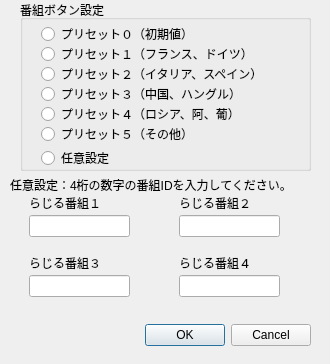
<?xml version="1.0" encoding="UTF-8"?>
<ui version="4.0">
 <class>ScrambleDialog</class>
 <widget class="QDialog" name="ScrambleDialog">
  <property name="geometry">
   <rect>
    <x>0</x>
    <y>0</y>
    <width>330</width>
    <height>364</height>
   </rect>
  </property>
  <property name="windowTitle">
   <string>番組ID設定</string>
  </property>
  <widget class="QDialogButtonBox" name="buttonBox">
   <property name="geometry">
    <rect>
     <x>10</x>
     <y>319</y>
     <width>301</width>
     <height>32</height>
    </rect>
   </property>
   <property name="orientation">
    <enum>Qt::Horizontal</enum>
   </property>
   <property name="standardButtons">
    <set>QDialogButtonBox::Cancel|QDialogButtonBox::Ok</set>
   </property>
  </widget>
  <widget class="QLineEdit" name="optional1">
   <property name="geometry">
    <rect>
     <x>29</x>
     <y>215</y>
     <width>101</width>
     <height>22</height>
    </rect>
   </property>
  </widget>
  <widget class="QLabel" name="label">
   <property name="geometry">
    <rect>
     <x>10</x>
     <y>169</y>
     <width>311</width>
     <height>31</height>
    </rect>
   </property>
   <property name="text">
    <string>任意設定：4桁の数字の番組IDを入力してください。</string>
   </property>
  </widget>
  <widget class="QLineEdit" name="optional2">
   <property name="geometry">
    <rect>
     <x>179</x>
     <y>215</y>
     <width>101</width>
     <height>22</height>
    </rect>
   </property>
  </widget>
  <widget class="QLineEdit" name="optional3">
   <property name="geometry">
    <rect>
     <x>29</x>
     <y>275</y>
     <width>101</width>
     <height>22</height>
    </rect>
   </property>
  </widget>
  <widget class="QLineEdit" name="optional4">
   <property name="geometry">
    <rect>
     <x>179</x>
     <y>275</y>
     <width>101</width>
     <height>22</height>
    </rect>
   </property>
  </widget>
  <widget class="QLabel" name="label_2">
   <property name="geometry">
    <rect>
     <x>29</x>
     <y>195</y>
     <width>91</width>
     <height>16</height>
    </rect>
   </property>
   <property name="text">
    <string>らじる番組１</string>
   </property>
  </widget>
  <widget class="QLabel" name="label_3">
   <property name="geometry">
    <rect>
     <x>179</x>
     <y>195</y>
     <width>91</width>
     <height>16</height>
    </rect>
   </property>
   <property name="text">
    <string>らじる番組２</string>
   </property>
  </widget>
  <widget class="QLabel" name="label_4">
   <property name="geometry">
    <rect>
     <x>29</x>
     <y>255</y>
     <width>91</width>
     <height>16</height>
    </rect>
   </property>
   <property name="text">
    <string>らじる番組３</string>
   </property>
  </widget>
  <widget class="QLabel" name="label_5">
   <property name="geometry">
    <rect>
     <x>179</x>
     <y>255</y>
     <width>91</width>
     <height>16</height>
    </rect>
   </property>
   <property name="text">
    <string>らじる番組４</string>
   </property>
  </widget>
  <widget class="QGroupBox" name="groupBox">
   <property name="geometry">
    <rect>
     <x>20</x>
     <y>0</y>
     <width>291</width>
     <height>171</height>
    </rect>
   </property>
   <property name="title">
    <string>番組ボタン設定</string>
   </property>
   <widget class="QRadioButton" name="radioButton_1">
    <property name="geometry">
     <rect>
      <x>21</x>
      <y>42</y>
      <width>241</width>
      <height>24</height>
     </rect>
    </property>
    <property name="text">
     <string>プリセット１（フランス、ドイツ）</string>
    </property>
   </widget>
   <widget class="QRadioButton" name="radioButton_2">
    <property name="geometry">
     <rect>
      <x>21</x>
      <y>62</y>
      <width>251</width>
      <height>24</height>
     </rect>
    </property>
    <property name="text">
     <string>プリセット２（イタリア、スペイン）</string>
    </property>
   </widget>
   <widget class="QRadioButton" name="radioButton_9">
    <property name="geometry">
     <rect>
      <x>21</x>
      <y>146</y>
      <width>96</width>
      <height>24</height>
     </rect>
    </property>
    <property name="text">
     <string>任意設定</string>
    </property>
   </widget>
   <widget class="QRadioButton" name="radioButton_3">
    <property name="geometry">
     <rect>
      <x>21</x>
      <y>82</y>
      <width>205</width>
      <height>24</height>
     </rect>
    </property>
    <property name="text">
     <string>プリセット３（中国、ハングル）</string>
    </property>
   </widget>
   <widget class="QRadioButton" name="radioButton_4">
    <property name="geometry">
     <rect>
      <x>21</x>
      <y>102</y>
      <width>231</width>
      <height>24</height>
     </rect>
    </property>
    <property name="text">
     <string>プリセット４（ロシア、阿、葡）</string>
    </property>
   </widget>
   <widget class="QRadioButton" name="radioButton_5">
    <property name="geometry">
     <rect>
      <x>21</x>
      <y>122</y>
      <width>221</width>
      <height>24</height>
     </rect>
    </property>
    <property name="text">
     <string>プリセット５（その他）</string>
    </property>
   </widget>
   <widget class="QRadioButton" name="radioButton">
    <property name="geometry">
     <rect>
      <x>21</x>
      <y>22</y>
      <width>231</width>
      <height>24</height>
     </rect>
    </property>
    <property name="text">
     <string>プリセット０（初期値）</string>
    </property>
   </widget>
  </widget>
 </widget>
 <resources/>
 <connections>
  <connection>
   <sender>buttonBox</sender>
   <signal>accepted()</signal>
   <receiver>ScrambleDialog</receiver>
   <slot>accept()</slot>
   <hints>
    <hint type="sourcelabel">
     <x>248</x>
     <y>254</y>
    </hint>
    <hint type="destinationlabel">
     <x>157</x>
     <y>274</y>
    </hint>
   </hints>
  </connection>
  <connection>
   <sender>buttonBox</sender>
   <signal>rejected()</signal>
   <receiver>ScrambleDialog</receiver>
   <slot>reject()</slot>
   <hints>
    <hint type="sourcelabel">
     <x>316</x>
     <y>260</y>
    </hint>
    <hint type="destinationlabel">
     <x>286</x>
     <y>274</y>
    </hint>
   </hints>
  </connection>
 </connections>
</ui>
